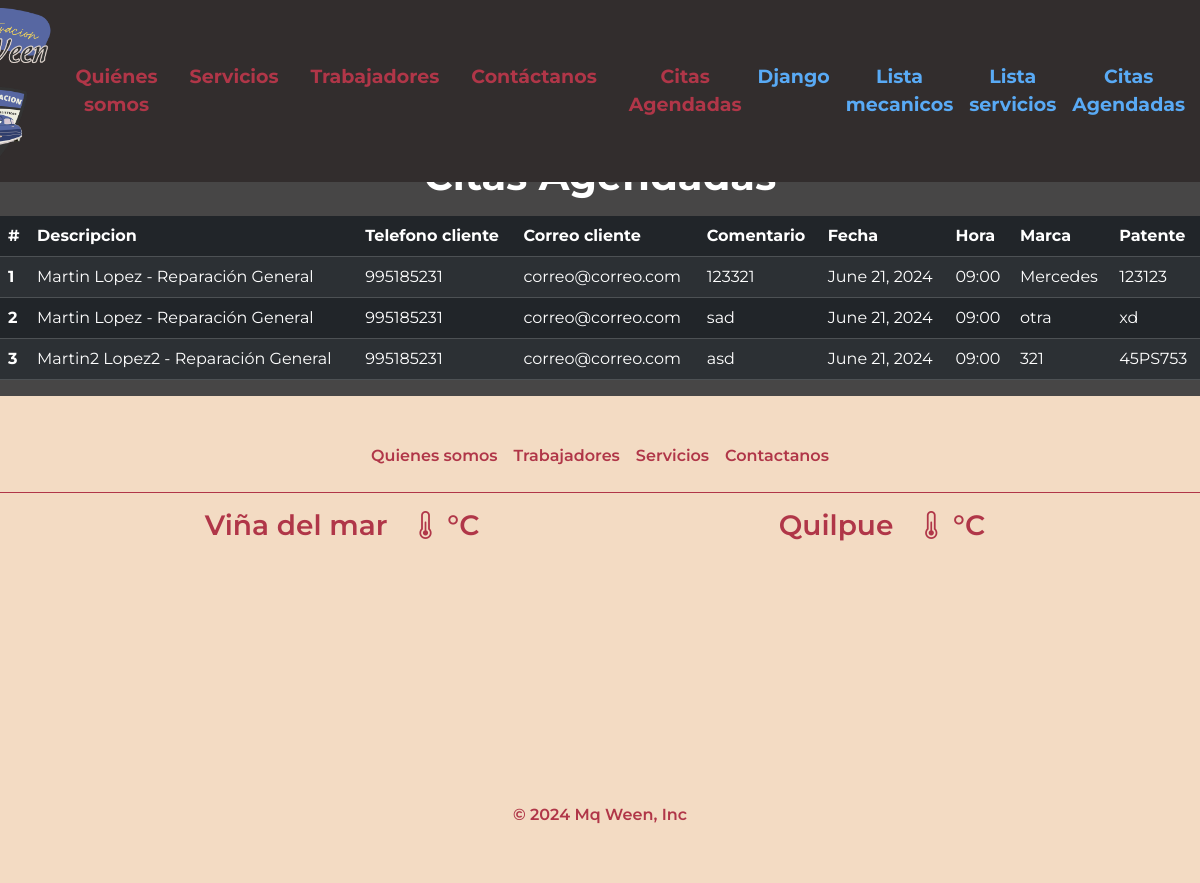
The page /citas_admin/ (signed in) on the database its author committed.
### base/models.py (models this page shows, shortened)
class Cita(models.Model):
    id_cita = models.AutoField(primary_key=True)
    usuario = models.ForeignKey(settings.AUTH_USER_MODEL, on_delete=models.CASCADE, related_name='citas',null=True)
    servicio = models.ForeignKey(Servicio, on_delete=models.CASCADE)
    fecha = models.DateField()
    hora = models.CharField(max_length=50)
    marca = models.CharField(max_length=50,null=True)
    patente = models.CharField(max_length=50,null=True)
    comentario = models.TextField()
    creado = models.DateTimeField(auto_now_add=True)
    def __str__(self):
        usuario_info = "Unknown User"
        if self.usuario:
            cliente_user = self.usuario.cliente_user
            usuario_info = f"{cliente_user.nombre} {cliente_user.apellido}"
        return f"{usuario_info} - {self.servicio.nombre}"

class clienteUser(models.Model):
    user = models.OneToOneField(User, on_delete=models.CASCADE,related_name='cliente_user')
    nombre = models.CharField(max_length=100)
    apellido = models.CharField(max_length=100)
    correo = models.EmailField(max_length=254)
    telefono = models.CharField(max_length=20)
    ciudad = models.CharField(max_length=50)
    id_unico = models.AutoField(primary_key=True)

class Servicio(models.Model):
    id_servicio = models.AutoField(primary_key=True)
    nombre = models.CharField(max_length=50)
    precio = models.IntegerField(null=True,validators=[MaxValueValidator(9999999999)])
    descripcion = models.TextField()
    imagen = models.ImageField(upload_to='servicios', null=True, blank=True)

### base/views.py (the view)
# urls.py: path('citas_admin/', views.citas_admin, name='citas_admin'),
@login_required
def citas_admin(request):
    citas = Cita.objects.filter()
    context = {
        "citas": citas,
        "soy_admin": soy_admin(request.user)
    }
    return render(request, 'base/citas_admin.html', context)

### base/views.py (called while the page is built)
def soy_admin(user):
    return user.is_authenticated and (user.is_staff or user.is_superuser)

### base/templates/base/citas_admin.html (shortened to what this page needs)
{% extends '../base.html' %}
{% load static %}
{% block content %}
<section style="height: 100%; margin-top: 5rem; background-color: var(--gris);">
    <div class="container mb-3 mt-5 pt-4 flex-column align-items-center justify-content-center">
        <div>
            <h1 class="mt-5 text-center fw-bold" style="color: var(--blanco);">Citas Agendadas</h1>
        </div>
    </div>
    <div class="table-responsive">
        <table class="table table-dark table-striped table-hover">
            <thead class="thead-dark">
                <tr>
                    <th scope="col">#</th>
                    <th scope="col">Descripcion</th>
                    <th scope="col">Telefono cliente</th>
                    <th scope="col">Correo cliente</th>
                    <th scope="col">Comentario</th>
                    <th scope="col">Fecha</th>
                    <th scope="col">Hora</th>
                    <th scope="col">Marca</th>
                    <th scope="col">Patente</th>
                </tr>
            </thead>
            <tbody>
                {% for Cita in citas %}
                    <tr>
                        <th scope="row">{{ Cita.id_cita }}</th>
                        <td>{{ Cita }}</td>
                        <td>{{ Cita.usuario.cliente_user.telefono }}</td>
                        <td>{{ Cita.usuario.cliente_user.correo }}</td>
                        <td>{{ Cita.comentario }}</td>
                        <td>{{ Cita.fecha }}</td>
                        <td>{{ Cita.hora }}</td>
                        <td>{{ Cita.marca }}</td>
                        <td>{{ Cita.patente }}</td>
                    </tr>
                {% endfor %}
            </tbody>
        </table>
    </div>
</section>
{% endblock %}

### base/static/css/base.css (style rules this page uses)
:root { --rojo: #b03648 !important; --gris: #474646 !important; --piel: #f3dbc3 !important; --amarillo: #dfdf96 !important; --purpura: #612CEE !important; --verde: #5FD315 !important; --celeste: #26CAC0 !important; --naranja: #FF7F50 !important; --azul: #59aaf5 !important; --rosa: #FF1493 !important; --blanco: #FFFFFF !important; --negro: #322D2D !important; --bs-border-color: var(--gris) !important; }
html { font-size: 100%; box-sizing: border-box; }
*, *:before, *:after { box-sizing: inherit; }
* { box-sizing: border-box; text-decoration: none; margin: 0; padding: 0; font-family: 'Montserrat',sans-serif; }
body { margin: 0; background-color: var(--piel); }

### rows shown on the page
Cita: id_cita "1", usuario+servicio "Martin Lopez - Reparación General", usuario.cliente_user.telefono "995185231", usuario.cliente_user.correo "correo@correo.com", comentario "123321", fecha "June 21, 2024", hora "09:00", marca "Mercedes", patente "123123"
Cita: id_cita "2", usuario+servicio "Martin Lopez - Reparación General", usuario.cliente_user.telefono "995185231", usuario.cliente_user.correo "correo@correo.com", comentario "sad", fecha "June 21, 2024", hora "09:00", marca "otra", patente "xd"
Cita: id_cita "3", usuario+servicio "Martin2 Lopez2 - Reparación General", usuario.cliente_user.telefono "995185231", usuario.cliente_user.correo "correo@correo.com", comentario "asd", fecha "June 21, 2024", hora "09:00", marca "321", patente "45PS753"
